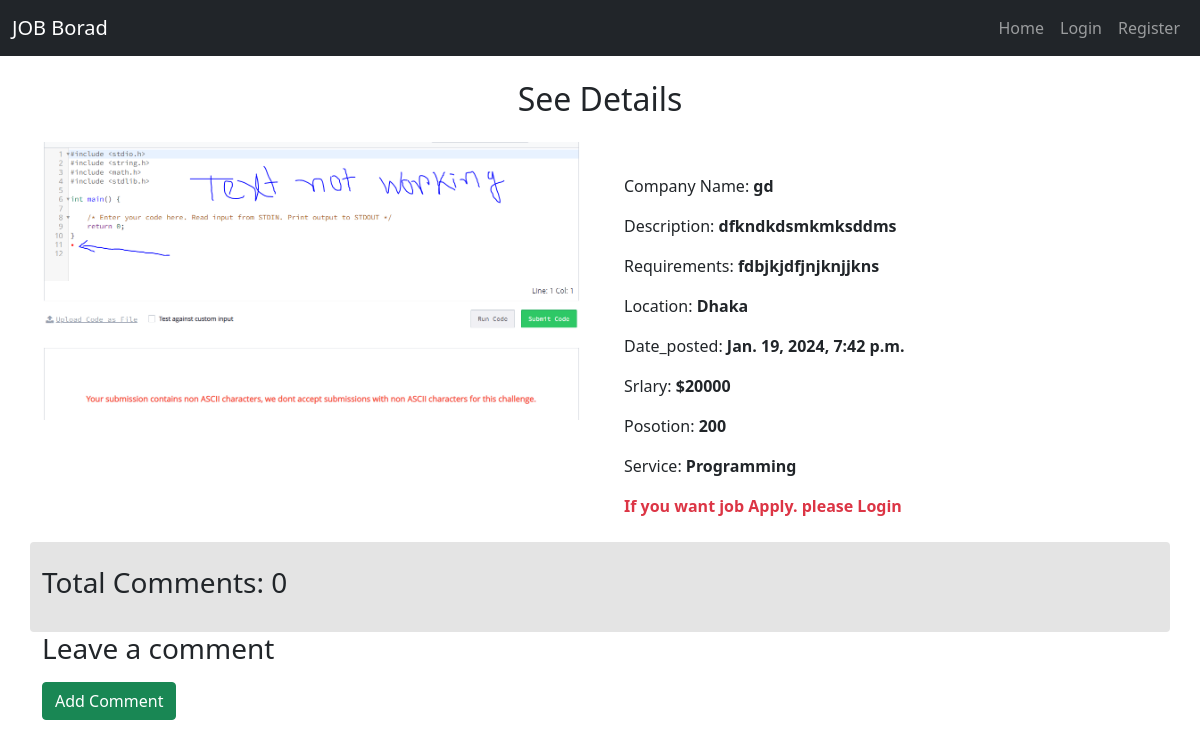
Screenshot of /jon/job_details/4/ with the database file from the repository.
### job_app/models.py (models this page shows, shortened)
class EmployeeModel(models.Model):
    company_name = models.CharField(max_length = 100,blank = True, null = True)
    position = models.IntegerField(blank = True, null = True)
    title = models.CharField(max_length=255,blank = True, null = True)
    description = models.TextField(blank = True, null = True)
    requirements = models.TextField(blank = True, null = True)
    location = models.CharField(max_length=255, blank = True, null = True)
    date_posted = models.DateTimeField(default=timezone.now, blank = True, null = True)
    salary = models.IntegerField()
    service = models.ForeignKey(ServiceModel, on_delete = models.CASCADE, blank = True, null = True)
    image = models.ImageField(upload_to= 'job_app/media/uploads/')

### service_app/models.py (models this page shows)
class ServiceModel(models.Model):
    service = models.CharField(max_length = 50)
    def __str__(self):
        return self.service

### job_app/views.py (the view)
# urls.py: path('job_details/<int:pk>/', JobDetailsView.as_view(), name='job_details' ),
class JobDetailsView(DetailView):
    model = EmployeeModel
    template_name = 'job_details.html'
    def get_context_data(self, **kwargs):
        context = super().get_context_data(**kwargs)
        job = self.object
        if self.request.user.is_authenticated:
            employee_id = job.id
            context['user_has_applied'] = Job_seeker.objects.filter(user=self.request.user, employee=employee_id).exists()
        else:
             context['user_has_applied'] = False
        context['service'] = job
        return context

### job_app/templates/job_details.html (shortened to what this page needs)
{% extends "base.html" %}
{% block title %}
    <h2 class="text-center my-4">See {{job.name}} Details</h2>
{% endblock title %}
{% block content %}
<div class="row">
    <div class="col-md-6">
        <img style="width: 100%" src="{{service.image.url}}" alt="">
    </div>
    <div class="col-md-6 p-4">
        <p>Company Name: <strong>{{service.company_name}}</strong></p>
        <p>Description: <strong>{{service.description}}</strong></p>
        <p>Requirements: <strong>{{service.requirements}}</strong></p>
        <p>Location: <strong>{{service.location}}</strong></p>
        <p>Date_posted: <strong>{{service.date_posted}}</strong></p>
        <p>Srlary: <strong>${{service.salary}}</strong></p>
        <p>Posotion: <strong>{{service.position}}</strong></p>
        <p>Service: <strong>{{service.service}}</strong></p>
        {% if request.user.is_authenticated %}
            {% if not request.user.is_superuser %}
            <a class="btn btn-primary {%if user_has_applied%} disabled{%endif%}" href="{% url 'job_seeker' %}">Apply</a>
            {%if user_has_applied%} You already applied for the job{%endif%}
            {% endif %}
        {% else %}
        <strong class="text-danger">If you want job Apply. please Login</strong>
        {% endif %}
    </div>
</div>
<div class="row rounded py-4" style="background-color: #e4e4e4">
        <h3>Total Comments: {{comments | length}}</h3>
        </div>
<div class="row">
    <h3>Leave a comment</h3>
    <form method="post" novalidate>
        {% load crispy_forms_tags %}
        <input type="submit" value="Add Comment" class="btn btn-success my-2">
    </form>
</div>
{% endblock content %}

### rows the page displays
EmployeeModel: image (picture), company_name "gd", description "dfkndkdsmkmksddms", requirements "fdbjkjdfjnjknjjkns", location "Dhaka", date_posted "Jan. 19, 2024, 7:42 p.m.", salary "20000", position "200", service "Programming"

### other values shown
{{ comments | length }} "0"
